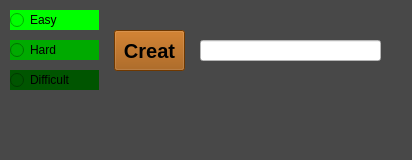
<?xml version="1.0" encoding="UTF-8"?>
<ui version="4.0">
 <class>MainWindow</class>
 <widget class="QMainWindow" name="MainWindow">
  <property name="geometry">
   <rect>
    <x>0</x>
    <y>0</y>
    <width>412</width>
    <height>160</height>
   </rect>
  </property>
  <property name="windowTitle">
   <string>MainWindow</string>
  </property>
  <property name="styleSheet">
   <string notr="true">background-color:rgb(72, 72, 72);</string>
  </property>
  <widget class="QWidget" name="centralwidget">
   <widget class="QRadioButton" name="radio_easy">
    <property name="geometry">
     <rect>
      <x>10</x>
      <y>10</y>
      <width>89</width>
      <height>20</height>
     </rect>
    </property>
    <property name="styleSheet">
     <string notr="true">background-color:rgb(0, 255, 0);</string>
    </property>
    <property name="text">
     <string>Easy</string>
    </property>
   </widget>
   <widget class="QRadioButton" name="radio_hard">
    <property name="geometry">
     <rect>
      <x>10</x>
      <y>40</y>
      <width>89</width>
      <height>20</height>
     </rect>
    </property>
    <property name="styleSheet">
     <string notr="true">background-color:rgb(0, 170, 0);</string>
    </property>
    <property name="text">
     <string>Hard</string>
    </property>
   </widget>
   <widget class="QRadioButton" name="radio_difficult">
    <property name="geometry">
     <rect>
      <x>10</x>
      <y>70</y>
      <width>89</width>
      <height>20</height>
     </rect>
    </property>
    <property name="styleSheet">
     <string notr="true">background-color:rgb(0, 85, 0);</string>
    </property>
    <property name="text">
     <string>Difficult</string>
    </property>
   </widget>
   <widget class="QPushButton" name="btn_creat">
    <property name="geometry">
     <rect>
      <x>114</x>
      <y>30</y>
      <width>71</width>
      <height>41</height>
     </rect>
    </property>
    <property name="font">
     <font>
      <pointsize>15</pointsize>
      <bold>true</bold>
     </font>
    </property>
    <property name="styleSheet">
     <string notr="true">background-color:rgb(156, 78, 0);</string>
    </property>
    <property name="text">
     <string>Creat</string>
    </property>
   </widget>
   <widget class="QLineEdit" name="text_box">
    <property name="geometry">
     <rect>
      <x>200</x>
      <y>40</y>
      <width>181</width>
      <height>21</height>
     </rect>
    </property>
    <property name="styleSheet">
     <string notr="true">background-color:rgb(255, 255, 255);</string>
    </property>
    <property name="text">
     <string/>
    </property>
   </widget>
  </widget>
  <widget class="QMenuBar" name="menubar">
   <property name="geometry">
    <rect>
     <x>0</x>
     <y>0</y>
     <width>412</width>
     <height>22</height>
    </rect>
   </property>
  </widget>
  <widget class="QStatusBar" name="statusbar"/>
 </widget>
 <resources/>
 <connections/>
</ui>
